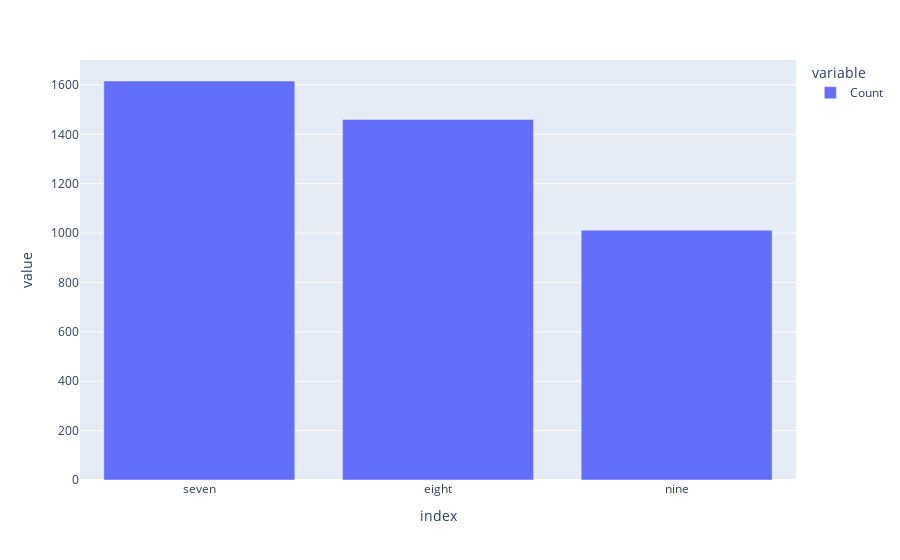

Here is the notebook cell this chart was saved with:
### Code cell
#Plotting countplot
fig = px.bar(res)
fig.show()

### Figure 1 — Plotly figure (JSON) as saved in the notebook; plotly's stock layout.template omitted (floating-point values rounded to 4 significant figures)
{"data": [{"alignmentgroup": "True", "hovertemplate": "variable=Count<br>index=%{x}<br>value=%{y}<extra></extra>", "legendgroup": "Count", "marker": {"color": "#636efa", "pattern": {"shape": ""}}, "name": "Count", "offsetgroup": "Count", "orientation": "v", "showlegend": true, "textposition": "auto", "type": "bar", "x": ["seven", "eight", "nine"], "xaxis": "x", "y": [1616, 1460, 1012], "yaxis": "y"}], "layout": {"barmode": "relative", "legend": {"title": {"text": "variable"}, "tracegroupgap": 0}, "margin": {"t": 60}, "xaxis": {"anchor": "y", "domain": [0, 1], "title": {"text": "index"}}, "yaxis": {"anchor": "x", "domain": [0, 1], "title": {"text": "value"}}}}
